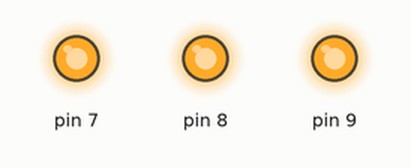
A sketch run on a simulated Arduino Uno, built with avr-gcc and run on an emulated ATmega328P. Shown: output pins drawn as LEDs (lit = HIGH).

Above: at 0.5 s.
At 2.5 s:
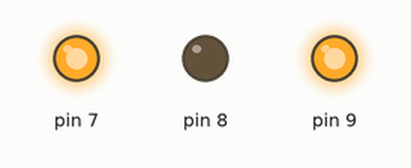
At 3.5 s:
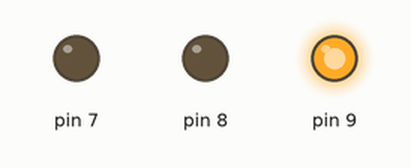
At 4.5 s:
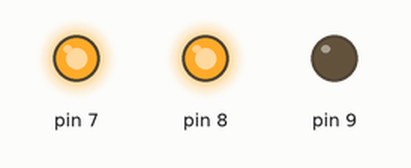
At 6.5 s:
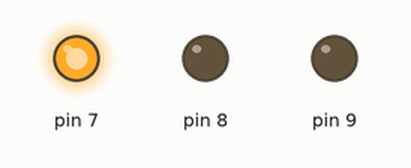
At 9.5 s:
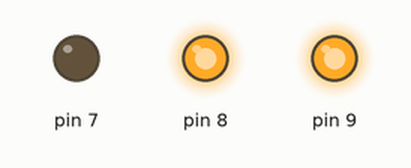
Timing chart, 0 to 10.4 s (numbered marks = the images above):
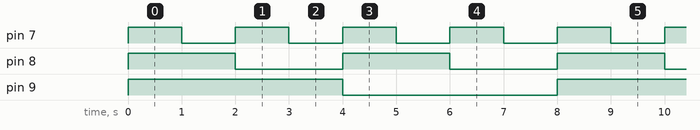

The sketch:

2week_no4.ino
```cpp
// C++ code
//
void setup()
{
  pinMode(9, OUTPUT);
  pinMode(8, OUTPUT);
  pinMode(7, OUTPUT);
}

void loop()
{
  /* 4-1
  digitalWrite(9, 1);
  digitalWrite(8, 1);
  delay(1000);
  digitalWrite(7, 1);
  digitalWrite(8, 0);
  delay(1000);
  digitalWrite(9, 0);
  digitalWrite(8, 1);
  delay(1000);
  digitalWrite(7, 0);
  */
  digitalWrite(9, 1);
  digitalWrite(8, 1);
  digitalWrite(7, 1);
  delay(1000);
  digitalWrite(7, 0);
  delay(1000);
  digitalWrite(8, 0);
  digitalWrite(7, 1);
  delay(1000);
  digitalWrite(7, 0);
  delay(1000);
  digitalWrite(9, 0);
  digitalWrite(8, 1);
  digitalWrite(7, 1);
  delay(1000);
  digitalWrite(7, 0);
  delay(1000);
  digitalWrite(8, 0);
  digitalWrite(7, 1);
  delay(1000);
  digitalWrite(7, 0);
  delay(1000);
}
```

Measured:
- by itself, pin 7: alternates HIGH for 1.0 s and LOW for 1.0 s
- by itself, pin 8: alternates HIGH for 2.0 s and LOW for 2.0 s
- by itself, pin 9: alternates HIGH for 4.0 s and LOW for 4.0 s
